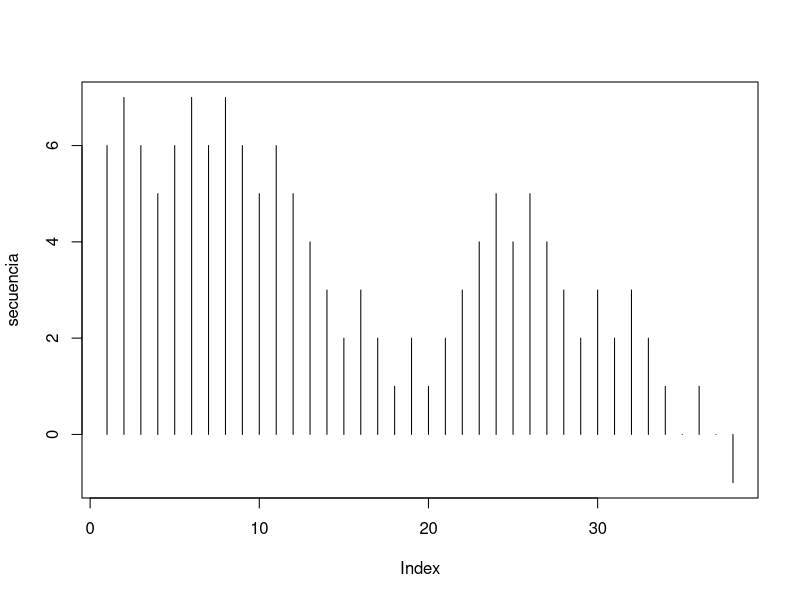

Write the R code that produced this figure.
z <- 5
k <- 1
secuencia <- vector("numeric",0)
while(z>=0 && z<=10){
    length(secuencia) <- length(secuencia) + 1
    secuencia[k] <- z
    moneda <- rbinom(1,1,.5)
    if (moneda==1){
        z<- z+1
        secuencia[k] <- z
    } else {
        z<-z-1
        secuencia[k] <- z
    }
    k <- k+1
    if(k==100000) break
}
secuencia
plot(secuencia,type = "h")


mayor10 <- function(x){
    x[x>10]
}                

mayor <- function(x,y){
    x[x>y]
}




promedioCols <- function(x,na.rm= TRUE){
    nc <- ncol(x)
    medias <- vector("numeric", nc)
    for(i in 1:nc){
        medias[i] <- mean(x[,i],na.rm = na.rm)
    }  
    medias
}